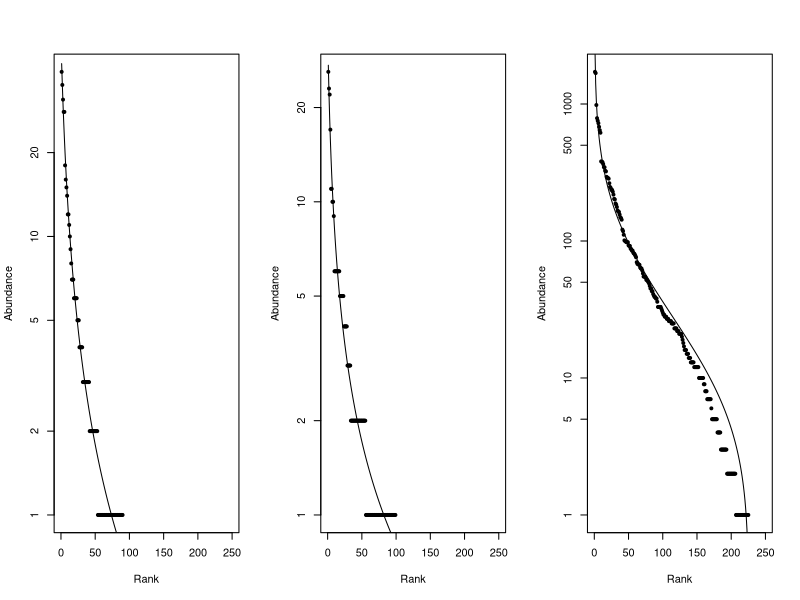
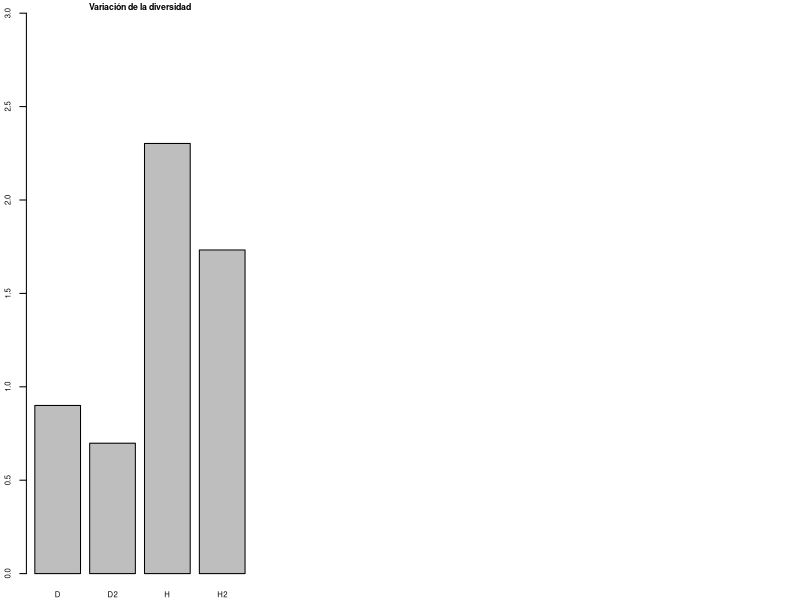

R code for these plots, in order:
## ---- chunk 1
library(vegan)
data(BCI)

pA<- BCI[3,] #escogemos una parcela cualquiera del BCI
pB<- BCI[23,] #otra más
pBCI<- colSums(BCI) #Los datos de todo BCI

RpA<- radfit(pA)
RpB<- radfit(pB)
RpBCI<- radfit(pBCI)

#¿Qué modelo ajusta mejor (tiene menor AIC)?. 
#Revise los objetos generados 
RpA; RpB; RpBCI
## ---- chunk 2

par(mfcol=c(1,3))

plot(RpA$models$Mandelbrot, xlim=c(0,250), pch=19, col="black", cex=0.6)
plot(RpB$models$Mandelbrot, xlim=c(0,250), pch=19, col="black", cex=0.6)
plot(RpBCI$models$Lognormal, xlim=c(0,250), pch=19, col="black", cex=0.6)
## ---- chunk 3
#Generamos un vector con 10 especies, cada una con 5 individuos
abun<- rep(5,10)

#Sacamos la abundancia relativa
rel<- abun/sum(abun)
rel
## ---- chunk 4
#calculamos el índice de Simpson
D<- sum((rel)^2)
D
## ---- chunk 5
#Generamos un vector con 10 especies, 1 con 50 individuos y el resto con 5 individuos
abun2<- rep(c(50,5),c(1,9))
#Sacamos la abundancia relativa
rel2<- abun2/sum(abun2)
rel2
D2<- sum((rel2)^2)
D2;D
## ---- chunk 6
invD<- 1-D
invD2<- 1-D2
invD;invD2
## ---- chunk 7
H<- -sum((rel*(log(rel))))
H2<- -sum((rel2*(log(rel2))))
H;H2
## ---- chunk 8
##Vamos a generar un gráfico con los dos índices
par(mar=c(2,2,1,1))
div<- c(invD,invD2,H,H2)
names(div)<- c("D","D2","H","H2")
barplot(div, ylim=c(0,3), main="Variación de la diversidad",
        cex.main=0.8, cex.axis=0.7, cex.names=0.7)
## ---- chunk 9
diversity(abun2, "simpson")
diversity(abun, "simpson")
diversity(abun, "shannon")
diversity(abun2, "shannon")
